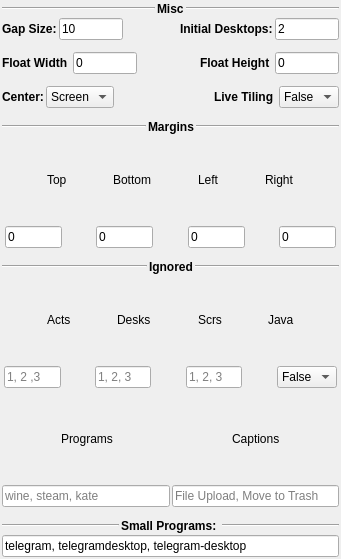
<?xml version="1.0" encoding="UTF-8"?>
<ui version="4.0">
 <class>KWin::QuarterTilingConfigForm</class>
 <widget class="QWidget" name="KWin::QuarterTilingConfigForm">
  <property name="geometry">
   <rect>
    <x>0</x>
    <y>0</y>
    <width>341</width>
    <height>559</height>
   </rect>
  </property>
  <property name="sizePolicy">
   <sizepolicy hsizetype="Expanding" vsizetype="Fixed">
    <horstretch>0</horstretch>
    <verstretch>0</verstretch>
   </sizepolicy>
  </property>
  <property name="windowTitle">
   <string>Quarter Tiling</string>
  </property>
  <layout class="QVBoxLayout" name="verticalLayout_2">
   <property name="spacing">
    <number>2</number>
   </property>
   <property name="sizeConstraint">
    <enum>QLayout::SetDefaultConstraint</enum>
   </property>
   <property name="leftMargin">
    <number>2</number>
   </property>
   <property name="topMargin">
    <number>2</number>
   </property>
   <property name="rightMargin">
    <number>2</number>
   </property>
   <property name="bottomMargin">
    <number>2</number>
   </property>
   <item>
    <layout class="QVBoxLayout" name="verticalLayout">
     <property name="topMargin">
      <number>0</number>
     </property>
     <property name="bottomMargin">
      <number>0</number>
     </property>
     <item>
      <layout class="QHBoxLayout" name="horizontalLayout_17">
       <item>
        <widget class="Line" name="line_8">
         <property name="sizePolicy">
          <sizepolicy hsizetype="Expanding" vsizetype="Fixed">
           <horstretch>0</horstretch>
           <verstretch>0</verstretch>
          </sizepolicy>
         </property>
         <property name="orientation">
          <enum>Qt::Horizontal</enum>
         </property>
        </widget>
       </item>
       <item alignment="Qt::AlignHCenter">
        <widget class="QLabel" name="label_11">
         <property name="text">
          <string>&lt;html&gt;&lt;head/&gt;&lt;body&gt;&lt;p&gt;&lt;span style=&quot; font-weight:600;&quot;&gt;Misc&lt;/span&gt;&lt;/p&gt;&lt;/body&gt;&lt;/html&gt;</string>
         </property>
        </widget>
       </item>
       <item>
        <widget class="Line" name="line_7">
         <property name="sizePolicy">
          <sizepolicy hsizetype="Expanding" vsizetype="Fixed">
           <horstretch>0</horstretch>
           <verstretch>0</verstretch>
          </sizepolicy>
         </property>
         <property name="orientation">
          <enum>Qt::Horizontal</enum>
         </property>
        </widget>
       </item>
      </layout>
     </item>
     <item>
      <layout class="QHBoxLayout" name="horizontalLayout">
       <item>
        <widget class="QLabel" name="gapLabel">
         <property name="text">
          <string>&lt;b&gt;Gap Size:&lt;/b&gt;</string>
         </property>
        </widget>
       </item>
       <item>
        <widget class="QLineEdit" name="kcfg_gap">
         <property name="maximumSize">
          <size>
           <width>64</width>
           <height>16777215</height>
          </size>
         </property>
         <property name="text">
          <string>10</string>
         </property>
        </widget>
       </item>
       <item>
        <spacer name="horizontalSpacer_3">
         <property name="orientation">
          <enum>Qt::Horizontal</enum>
         </property>
         <property name="sizeHint" stdset="0">
          <size>
           <width>40</width>
           <height>20</height>
          </size>
         </property>
        </spacer>
       </item>
       <item>
        <widget class="QLabel" name="numDesksLabel">
         <property name="text">
          <string>&lt;b&gt;Initial Desktops:&lt;/b&gt;</string>
         </property>
        </widget>
       </item>
       <item>
        <widget class="QLineEdit" name="kcfg_numDesks">
         <property name="maximumSize">
          <size>
           <width>64</width>
           <height>16777215</height>
          </size>
         </property>
         <property name="text">
          <string>2</string>
         </property>
        </widget>
       </item>
      </layout>
     </item>
     <item>
      <spacer name="verticalSpacer_5">
       <property name="orientation">
        <enum>Qt::Vertical</enum>
       </property>
       <property name="sizeType">
        <enum>QSizePolicy::Fixed</enum>
       </property>
       <property name="sizeHint" stdset="0">
        <size>
         <width>20</width>
         <height>10</height>
        </size>
       </property>
      </spacer>
     </item>
     <item>
      <layout class="QHBoxLayout" name="horizontalLayout_7">
       <item>
        <widget class="QLabel" name="floatX_label">
         <property name="text">
          <string>&lt;html&gt;&lt;head/&gt;&lt;body&gt;&lt;p&gt;&lt;span style=&quot; font-weight:600;&quot;&gt;Float
           Width&lt;/span&gt;&lt;/p&gt;&lt;/body&gt;&lt;/html&gt;
          </string>
         </property>
        </widget>
       </item>
       <item>
        <widget class="QLineEdit" name="kcfg_floatX">
         <property name="maximumSize">
          <size>
           <width>64</width>
           <height>16777215</height>
          </size>
         </property>
         <property name="text">
          <string>0</string>
         </property>
        </widget>
       </item>
       <item>
        <spacer name="horizontalSpacer_20">
         <property name="orientation">
          <enum>Qt::Horizontal</enum>
         </property>
         <property name="sizeHint" stdset="0">
          <size>
           <width>40</width>
           <height>20</height>
          </size>
         </property>
        </spacer>
       </item>
       <item>
        <widget class="QLabel" name="floatY_label">
         <property name="text">
          <string>&lt;html&gt;&lt;head/&gt;&lt;body&gt;&lt;p&gt;&lt;span style=&quot; font-weight:600;&quot;&gt;Float
           Height&lt;/span&gt;&lt;/p&gt;&lt;/body&gt;&lt;/html&gt;
          </string>
         </property>
        </widget>
       </item>
       <item>
        <widget class="QLineEdit" name="kcfg_floatY">
         <property name="maximumSize">
          <size>
           <width>64</width>
           <height>16777215</height>
          </size>
         </property>
         <property name="text">
          <string>0</string>
         </property>
        </widget>
       </item>
      </layout>
     </item>
     <item>
      <spacer name="verticalSpacer_7">
       <property name="orientation">
        <enum>Qt::Vertical</enum>
       </property>
       <property name="sizeType">
        <enum>QSizePolicy::Fixed</enum>
       </property>
       <property name="sizeHint" stdset="0">
        <size>
         <width>20</width>
         <height>10</height>
        </size>
       </property>
      </spacer>
     </item>
     <item>
      <layout class="QHBoxLayout" name="horizontalLayout_4">
       <property name="topMargin">
        <number>0</number>
       </property>
       <item>
        <widget class="QLabel" name="label_7">
         <property name="text">
          <string>&lt;b&gt;Center:&lt;/b&gt;</string>
         </property>
        </widget>
       </item>
       <item>
        <widget class="QComboBox" name="kcfg_centerTo">
         <property name="currentText">
          <string>Screen</string>
         </property>
         <item>
          <property name="text">
           <string>Screen</string>
          </property>
         </item>
         <item>
          <property name="text">
           <string>Tile</string>
          </property>
         </item>
        </widget>
       </item>
       <item>
        <spacer name="horizontalSpacer_27">
         <property name="orientation">
          <enum>Qt::Horizontal</enum>
         </property>
         <property name="sizeHint" stdset="0">
          <size>
           <width>40</width>
           <height>20</height>
          </size>
         </property>
        </spacer>
       </item>
       <item>
        <widget class="QLabel" name="liveTilingLabel">
         <property name="text">
          <string>&lt;html&gt;&lt;head/&gt;&lt;body&gt;&lt;p&gt;&lt;span style=&quot; font-weight:600;&quot;&gt;Live
           Tiling&lt;/span&gt;&lt;/p&gt;&lt;/body&gt;&lt;/html&gt;
          </string>
         </property>
        </widget>
       </item>
       <item>
        <widget class="QComboBox" name="kcfg_liveTiling">
         <property name="maximumSize">
          <size>
           <width>64</width>
           <height>16777215</height>
          </size>
         </property>
         <item>
          <property name="text">
           <string>False</string>
          </property>
         </item>
         <item>
          <property name="text">
           <string>True</string>
          </property>
         </item>
        </widget>
       </item>
      </layout>
     </item>
     <item>
      <spacer name="verticalSpacer_4">
       <property name="orientation">
        <enum>Qt::Vertical</enum>
       </property>
       <property name="sizeType">
        <enum>QSizePolicy::Fixed</enum>
       </property>
       <property name="sizeHint" stdset="0">
        <size>
         <width>20</width>
         <height>10</height>
        </size>
       </property>
      </spacer>
     </item>
     <item>
      <layout class="QHBoxLayout" name="horizontalLayout_15">
       <item>
        <widget class="Line" name="line_6">
         <property name="sizePolicy">
          <sizepolicy hsizetype="Expanding" vsizetype="Fixed">
           <horstretch>0</horstretch>
           <verstretch>0</verstretch>
          </sizepolicy>
         </property>
         <property name="orientation">
          <enum>Qt::Horizontal</enum>
         </property>
        </widget>
       </item>
       <item alignment="Qt::AlignHCenter">
        <widget class="QLabel" name="label_10">
         <property name="text">
          <string>&lt;html&gt;&lt;head/&gt;&lt;body&gt;&lt;p&gt;&lt;span style=&quot; font-weight:600;&quot;&gt;Margins&lt;/span&gt;&lt;/p&gt;&lt;/body&gt;&lt;/html&gt;</string>
         </property>
        </widget>
       </item>
       <item>
        <widget class="Line" name="line_5">
         <property name="sizePolicy">
          <sizepolicy hsizetype="Expanding" vsizetype="Fixed">
           <horstretch>0</horstretch>
           <verstretch>0</verstretch>
          </sizepolicy>
         </property>
         <property name="orientation">
          <enum>Qt::Horizontal</enum>
         </property>
        </widget>
       </item>
      </layout>
     </item>
     <item>
      <layout class="QHBoxLayout" name="horizontalLayout_2">
       <item>
        <spacer name="horizontalSpacer_12">
         <property name="orientation">
          <enum>Qt::Horizontal</enum>
         </property>
         <property name="sizeHint" stdset="0">
          <size>
           <width>10</width>
           <height>20</height>
          </size>
         </property>
        </spacer>
       </item>
       <item>
        <widget class="QLabel" name="label_6">
         <property name="text">
          <string>Top</string>
         </property>
        </widget>
       </item>
       <item>
        <spacer name="horizontalSpacer_11">
         <property name="orientation">
          <enum>Qt::Horizontal</enum>
         </property>
         <property name="sizeHint" stdset="0">
          <size>
           <width>40</width>
           <height>20</height>
          </size>
         </property>
        </spacer>
       </item>
       <item>
        <widget class="QLabel" name="label_5">
         <property name="text">
          <string>Bottom</string>
         </property>
        </widget>
       </item>
       <item>
        <spacer name="horizontalSpacer_10">
         <property name="orientation">
          <enum>Qt::Horizontal</enum>
         </property>
         <property name="sizeHint" stdset="0">
          <size>
           <width>40</width>
           <height>20</height>
          </size>
         </property>
        </spacer>
       </item>
       <item>
        <widget class="QLabel" name="label_4">
         <property name="text">
          <string>Left</string>
         </property>
        </widget>
       </item>
       <item>
        <spacer name="horizontalSpacer_9">
         <property name="orientation">
          <enum>Qt::Horizontal</enum>
         </property>
         <property name="sizeHint" stdset="0">
          <size>
           <width>40</width>
           <height>20</height>
          </size>
         </property>
        </spacer>
       </item>
       <item>
        <widget class="QLabel" name="label_3">
         <property name="text">
          <string>Right</string>
         </property>
        </widget>
       </item>
       <item>
        <spacer name="horizontalSpacer_13">
         <property name="orientation">
          <enum>Qt::Horizontal</enum>
         </property>
         <property name="sizeHint" stdset="0">
          <size>
           <width>10</width>
           <height>20</height>
          </size>
         </property>
        </spacer>
       </item>
      </layout>
     </item>
     <item>
      <layout class="QHBoxLayout" name="horizontalLayout_5">
       <item>
        <spacer name="horizontalSpacer_14">
         <property name="orientation">
          <enum>Qt::Horizontal</enum>
         </property>
         <property name="sizeHint" stdset="0">
          <size>
           <width>10</width>
           <height>20</height>
          </size>
         </property>
        </spacer>
       </item>
       <item>
        <widget class="QLineEdit" name="kcfg_mt">
         <property name="maximumSize">
          <size>
           <width>64</width>
           <height>16777215</height>
          </size>
         </property>
         <property name="text">
          <string>0</string>
         </property>
        </widget>
       </item>
       <item>
        <spacer name="horizontalSpacer_4">
         <property name="orientation">
          <enum>Qt::Horizontal</enum>
         </property>
         <property name="sizeHint" stdset="0">
          <size>
           <width>40</width>
           <height>20</height>
          </size>
         </property>
        </spacer>
       </item>
       <item>
        <widget class="QLineEdit" name="kcfg_mb">
         <property name="maximumSize">
          <size>
           <width>64</width>
           <height>16777215</height>
          </size>
         </property>
         <property name="text">
          <string>0</string>
         </property>
        </widget>
       </item>
       <item>
        <spacer name="horizontalSpacer_5">
         <property name="orientation">
          <enum>Qt::Horizontal</enum>
         </property>
         <property name="sizeHint" stdset="0">
          <size>
           <width>40</width>
           <height>20</height>
          </size>
         </property>
        </spacer>
       </item>
       <item>
        <widget class="QLineEdit" name="kcfg_ml">
         <property name="maximumSize">
          <size>
           <width>64</width>
           <height>16777215</height>
          </size>
         </property>
         <property name="text">
          <string>0</string>
         </property>
        </widget>
       </item>
       <item>
        <spacer name="horizontalSpacer_6">
         <property name="orientation">
          <enum>Qt::Horizontal</enum>
         </property>
         <property name="sizeHint" stdset="0">
          <size>
           <width>40</width>
           <height>20</height>
          </size>
         </property>
        </spacer>
       </item>
       <item>
        <widget class="QLineEdit" name="kcfg_mr">
         <property name="maximumSize">
          <size>
           <width>64</width>
           <height>16777215</height>
          </size>
         </property>
         <property name="text">
          <string>0</string>
         </property>
        </widget>
       </item>
       <item>
        <spacer name="horizontalSpacer_15">
         <property name="orientation">
          <enum>Qt::Horizontal</enum>
         </property>
         <property name="sizeHint" stdset="0">
          <size>
           <width>10</width>
           <height>20</height>
          </size>
         </property>
        </spacer>
       </item>
      </layout>
     </item>
     <item>
      <spacer name="verticalSpacer_6">
       <property name="orientation">
        <enum>Qt::Vertical</enum>
       </property>
       <property name="sizeType">
        <enum>QSizePolicy::Fixed</enum>
       </property>
       <property name="sizeHint" stdset="0">
        <size>
         <width>20</width>
         <height>10</height>
        </size>
       </property>
      </spacer>
     </item>
     <item>
      <layout class="QHBoxLayout" name="horizontalLayout_14">
       <item>
        <widget class="Line" name="line_4">
         <property name="sizePolicy">
          <sizepolicy hsizetype="Expanding" vsizetype="Fixed">
           <horstretch>0</horstretch>
           <verstretch>0</verstretch>
          </sizepolicy>
         </property>
         <property name="orientation">
          <enum>Qt::Horizontal</enum>
         </property>
        </widget>
       </item>
       <item alignment="Qt::AlignHCenter">
        <widget class="QLabel" name="label_8">
         <property name="text">
          <string>&lt;html&gt;&lt;head/&gt;&lt;body&gt;&lt;p&gt;&lt;span style=&quot; font-weight:600;&quot;&gt;Ignored&lt;/span&gt;&lt;/p&gt;&lt;/body&gt;&lt;/html&gt;</string>
         </property>
        </widget>
       </item>
       <item>
        <widget class="Line" name="line_3">
         <property name="sizePolicy">
          <sizepolicy hsizetype="Expanding" vsizetype="Fixed">
           <horstretch>0</horstretch>
           <verstretch>0</verstretch>
          </sizepolicy>
         </property>
         <property name="orientation">
          <enum>Qt::Horizontal</enum>
         </property>
        </widget>
       </item>
      </layout>
     </item>
     <item>
      <layout class="QHBoxLayout" name="horizontalLayout_8">
       <property name="topMargin">
        <number>0</number>
       </property>
       <item>
        <spacer name="horizontalSpacer_8">
         <property name="orientation">
          <enum>Qt::Horizontal</enum>
         </property>
         <property name="sizeHint" stdset="0">
          <size>
           <width>10</width>
           <height>20</height>
          </size>
         </property>
        </spacer>
       </item>
       <item>
        <widget class="QLabel" name="label_9">
         <property name="text">
          <string>&lt;html&gt;&lt;head/&gt;&lt;body&gt;&lt;p&gt;Acts&lt;/p&gt;&lt;/body&gt;&lt;/html&gt;</string>
         </property>
        </widget>
       </item>
       <item>
        <spacer name="horizontalSpacer_17">
         <property name="orientation">
          <enum>Qt::Horizontal</enum>
         </property>
         <property name="sizeHint" stdset="0">
          <size>
           <width>40</width>
           <height>20</height>
          </size>
         </property>
        </spacer>
       </item>
       <item>
        <widget class="QLabel" name="ignoredDesktopsLabel">
         <property name="text">
          <string>&lt;html&gt;&lt;head/&gt;&lt;body&gt;&lt;p&gt;Desks&lt;/p&gt;&lt;/body&gt;&lt;/html&gt;</string>
         </property>
        </widget>
       </item>
       <item>
        <spacer name="horizontalSpacer_18">
         <property name="orientation">
          <enum>Qt::Horizontal</enum>
         </property>
         <property name="sizeHint" stdset="0">
          <size>
           <width>40</width>
           <height>20</height>
          </size>
         </property>
        </spacer>
       </item>
       <item>
        <widget class="QLabel" name="ignoredScreensLabel">
         <property name="text">
          <string>&lt;html&gt;&lt;head/&gt;&lt;body&gt;&lt;p&gt;Scrs&lt;/p&gt;&lt;/body&gt;&lt;/html&gt;</string>
         </property>
        </widget>
       </item>
       <item>
        <spacer name="horizontalSpacer_22">
         <property name="orientation">
          <enum>Qt::Horizontal</enum>
         </property>
         <property name="sizeHint" stdset="0">
          <size>
           <width>40</width>
           <height>20</height>
          </size>
         </property>
        </spacer>
       </item>
       <item>
        <widget class="QLabel" name="ignoreJavaLabel">
         <property name="text">
          <string>&lt;html&gt;&lt;head/&gt;&lt;body&gt;&lt;p&gt;Java&lt;/p&gt;&lt;/body&gt;&lt;/html&gt;</string>
         </property>
        </widget>
       </item>
       <item>
        <spacer name="horizontalSpacer_16">
         <property name="orientation">
          <enum>Qt::Horizontal</enum>
         </property>
         <property name="sizeHint" stdset="0">
          <size>
           <width>10</width>
           <height>20</height>
          </size>
         </property>
        </spacer>
       </item>
      </layout>
     </item>
     <item>
      <layout class="QHBoxLayout" name="horizontalLayout_3">
       <property name="topMargin">
        <number>0</number>
       </property>
       <item>
        <spacer name="horizontalSpacer_19">
         <property name="orientation">
          <enum>Qt::Horizontal</enum>
         </property>
         <property name="sizeHint" stdset="0">
          <size>
           <width>10</width>
           <height>20</height>
          </size>
         </property>
        </spacer>
       </item>
       <item>
        <widget class="QLineEdit" name="kcfg_ignoredActivities">
         <property name="maximumSize">
          <size>
           <width>64</width>
           <height>16777215</height>
          </size>
         </property>
         <property name="placeholderText">
          <string>1, 2 ,3</string>
         </property>
        </widget>
       </item>
       <item>
        <spacer name="horizontalSpacer_7">
         <property name="orientation">
          <enum>Qt::Horizontal</enum>
         </property>
         <property name="sizeHint" stdset="0">
          <size>
           <width>40</width>
           <height>20</height>
          </size>
         </property>
        </spacer>
       </item>
       <item>
        <widget class="QLineEdit" name="kcfg_ignoredDesktops">
         <property name="maximumSize">
          <size>
           <width>64</width>
           <height>16777215</height>
          </size>
         </property>
         <property name="placeholderText">
          <string>1, 2, 3</string>
         </property>
        </widget>
       </item>
       <item>
        <spacer name="horizontalSpacer">
         <property name="orientation">
          <enum>Qt::Horizontal</enum>
         </property>
         <property name="sizeHint" stdset="0">
          <size>
           <width>40</width>
           <height>20</height>
          </size>
         </property>
        </spacer>
       </item>
       <item>
        <widget class="QLineEdit" name="kcfg_ignoredScreens">
         <property name="maximumSize">
          <size>
           <width>64</width>
           <height>16777215</height>
          </size>
         </property>
         <property name="placeholderText">
          <string>1, 2, 3</string>
         </property>
        </widget>
       </item>
       <item>
        <spacer name="horizontalSpacer_23">
         <property name="orientation">
          <enum>Qt::Horizontal</enum>
         </property>
         <property name="sizeHint" stdset="0">
          <size>
           <width>40</width>
           <height>20</height>
          </size>
         </property>
        </spacer>
       </item>
       <item>
        <widget class="QComboBox" name="kcfg_ignoreJava">
         <property name="maximumSize">
          <size>
           <width>64</width>
           <height>16777215</height>
          </size>
         </property>
         <item>
          <property name="text">
           <string>False</string>
          </property>
         </item>
         <item>
          <property name="text">
           <string>True</string>
          </property>
         </item>
        </widget>
       </item>
       <item>
        <spacer name="horizontalSpacer_21">
         <property name="orientation">
          <enum>Qt::Horizontal</enum>
         </property>
         <property name="sizeHint" stdset="0">
          <size>
           <width>10</width>
           <height>20</height>
          </size>
         </property>
        </spacer>
       </item>
      </layout>
     </item>
     <item>
      <spacer name="verticalSpacer">
       <property name="orientation">
        <enum>Qt::Vertical</enum>
       </property>
       <property name="sizeType">
        <enum>QSizePolicy::Fixed</enum>
       </property>
       <property name="sizeHint" stdset="0">
        <size>
         <width>20</width>
         <height>5</height>
        </size>
       </property>
      </spacer>
     </item>
     <item>
      <layout class="QHBoxLayout" name="horizontalLayout_6">
       <property name="topMargin">
        <number>0</number>
       </property>
       <item>
        <spacer name="horizontalSpacer_2">
         <property name="orientation">
          <enum>Qt::Horizontal</enum>
         </property>
         <property name="sizeHint" stdset="0">
          <size>
           <width>40</width>
           <height>20</height>
          </size>
         </property>
        </spacer>
       </item>
       <item>
        <widget class="QLabel" name="ignoredProgramsLabel">
         <property name="text">
          <string>&lt;html&gt;&lt;head/&gt;&lt;body&gt;&lt;p&gt;Programs&lt;/p&gt;&lt;/body&gt;&lt;/html&gt;</string>
         </property>
        </widget>
       </item>
       <item>
        <spacer name="horizontalSpacer_25">
         <property name="orientation">
          <enum>Qt::Horizontal</enum>
         </property>
         <property name="sizeHint" stdset="0">
          <size>
           <width>40</width>
           <height>20</height>
          </size>
         </property>
        </spacer>
       </item>
       <item>
        <spacer name="horizontalSpacer_26">
         <property name="orientation">
          <enum>Qt::Horizontal</enum>
         </property>
         <property name="sizeHint" stdset="0">
          <size>
           <width>40</width>
           <height>20</height>
          </size>
         </property>
        </spacer>
       </item>
       <item>
        <widget class="QLabel" name="ignoredCaptionsLabel">
         <property name="text">
          <string>&lt;html&gt;&lt;head/&gt;&lt;body&gt;&lt;p&gt;Captions&lt;/p&gt;&lt;/body&gt;&lt;/html&gt;</string>
         </property>
        </widget>
       </item>
       <item>
        <spacer name="horizontalSpacer_24">
         <property name="orientation">
          <enum>Qt::Horizontal</enum>
         </property>
         <property name="sizeHint" stdset="0">
          <size>
           <width>40</width>
           <height>20</height>
          </size>
         </property>
        </spacer>
       </item>
      </layout>
     </item>
     <item>
      <layout class="QHBoxLayout" name="horizontalLayout_11">
       <property name="topMargin">
        <number>0</number>
       </property>
       <item>
        <widget class="QLineEdit" name="kcfg_ignoredClients">
         <property name="text">
          <string/>
         </property>
         <property name="placeholderText">
          <string>wine, steam, kate</string>
         </property>
        </widget>
       </item>
       <item>
        <widget class="QLineEdit" name="kcfg_ignoredCaptions">
         <property name="text">
          <string/>
         </property>
         <property name="placeholderText">
          <string>File Upload, Move to Trash</string>
         </property>
        </widget>
       </item>
      </layout>
     </item>
     <item>
      <spacer name="verticalSpacer_2">
       <property name="orientation">
        <enum>Qt::Vertical</enum>
       </property>
       <property name="sizeType">
        <enum>QSizePolicy::Fixed</enum>
       </property>
       <property name="sizeHint" stdset="0">
        <size>
         <width>20</width>
         <height>10</height>
        </size>
       </property>
      </spacer>
     </item>
     <item>
      <layout class="QHBoxLayout" name="horizontalLayout_13">
       <item>
        <widget class="Line" name="line_2">
         <property name="sizePolicy">
          <sizepolicy hsizetype="Expanding" vsizetype="Fixed">
           <horstretch>0</horstretch>
           <verstretch>0</verstretch>
          </sizepolicy>
         </property>
         <property name="orientation">
          <enum>Qt::Horizontal</enum>
         </property>
        </widget>
       </item>
       <item alignment="Qt::AlignHCenter">
        <widget class="QLabel" name="label">
         <property name="text">
          <string>&lt;html&gt;&lt;head/&gt;&lt;body&gt;&lt;p&gt;&lt;span style=&quot; font-weight:600;&quot;&gt;Small
           Programs:&lt;/span&gt;&lt;/p&gt;&lt;/body&gt;&lt;/html&gt;
          </string>
         </property>
        </widget>
       </item>
       <item>
        <widget class="Line" name="line">
         <property name="sizePolicy">
          <sizepolicy hsizetype="Expanding" vsizetype="Fixed">
           <horstretch>0</horstretch>
           <verstretch>0</verstretch>
          </sizepolicy>
         </property>
         <property name="orientation">
          <enum>Qt::Horizontal</enum>
         </property>
        </widget>
       </item>
      </layout>
     </item>
     <item>
      <layout class="QHBoxLayout" name="horizontalLayout_12">
       <property name="topMargin">
        <number>0</number>
       </property>
       <item>
        <widget class="QLineEdit" name="kcfg_fixedClients">
         <property name="text">
          <string>telegram, telegramdesktop, telegram-desktop</string>
         </property>
         <property name="placeholderText">
          <string>telegram, telegramdesktop, telegram-desktop</string>
         </property>
        </widget>
       </item>
      </layout>
     </item>
    </layout>
   </item>
  </layout>
 </widget>
 <resources/>
 <connections/>
</ui>
